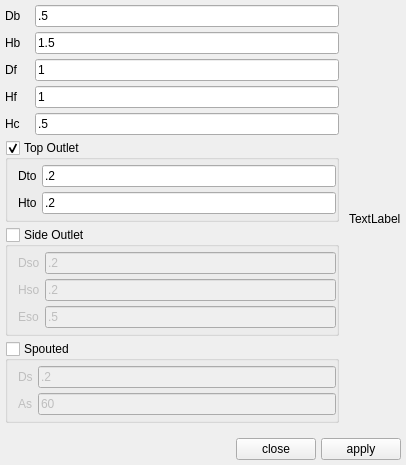
<?xml version="1.0" encoding="UTF-8"?>
<ui version="4.0">
 <class>Form</class>
 <widget class="QWidget" name="Form">
  <property name="geometry">
   <rect>
    <x>0</x>
    <y>0</y>
    <width>406</width>
    <height>412</height>
   </rect>
  </property>
  <property name="windowTitle">
   <string>Form</string>
  </property>
  <layout class="QGridLayout" name="gridLayout">
   <property name="horizontalSpacing">
    <number>10</number>
   </property>
   <property name="verticalSpacing">
    <number>5</number>
   </property>
   <property name="margin">
    <number>5</number>
   </property>
   <item row="0" column="0">
    <widget class="QLabel" name="label_2">
     <property name="text">
      <string>Db</string>
     </property>
    </widget>
   </item>
   <item row="3" column="0">
    <widget class="QLabel" name="label_4">
     <property name="text">
      <string>Hf</string>
     </property>
    </widget>
   </item>
   <item row="1" column="0">
    <widget class="QLabel" name="label_3">
     <property name="text">
      <string>Hb</string>
     </property>
    </widget>
   </item>
   <item row="2" column="0">
    <widget class="QLabel" name="label">
     <property name="text">
      <string>Df</string>
     </property>
    </widget>
   </item>
   <item row="5" column="0" colspan="2">
    <widget class="QGroupBox" name="groupbox_to">
     <property name="title">
      <string>Top Outlet</string>
     </property>
     <property name="flat">
      <bool>true</bool>
     </property>
     <property name="checkable">
      <bool>true</bool>
     </property>
     <layout class="QGridLayout" name="gridLayout_2">
      <property name="leftMargin">
       <number>10</number>
      </property>
      <property name="topMargin">
       <number>5</number>
      </property>
      <property name="rightMargin">
       <number>0</number>
      </property>
      <property name="bottomMargin">
       <number>5</number>
      </property>
      <property name="spacing">
       <number>5</number>
      </property>
      <item row="1" column="1">
       <widget class="QLineEdit" name="lineedit_hto">
        <property name="text">
         <string>.2</string>
        </property>
       </widget>
      </item>
      <item row="1" column="0">
       <widget class="QLabel" name="label_6">
        <property name="text">
         <string>Hto</string>
        </property>
       </widget>
      </item>
      <item row="0" column="0">
       <widget class="QLabel" name="label_7">
        <property name="text">
         <string>Dto</string>
        </property>
       </widget>
      </item>
      <item row="0" column="1">
       <widget class="QLineEdit" name="lineedit_dto">
        <property name="text">
         <string>.2</string>
        </property>
       </widget>
      </item>
     </layout>
    </widget>
   </item>
   <item row="2" column="1">
    <widget class="QLineEdit" name="lineedit_df">
     <property name="text">
      <string>1</string>
     </property>
    </widget>
   </item>
   <item row="0" column="1">
    <widget class="QLineEdit" name="lineedit_db">
     <property name="text">
      <string>.5</string>
     </property>
    </widget>
   </item>
   <item row="10" column="0" colspan="5">
    <widget class="QWidget" name="widget" native="true">
     <layout class="QHBoxLayout" name="horizontalLayout">
      <property name="spacing">
       <number>5</number>
      </property>
      <property name="margin">
       <number>0</number>
      </property>
      <item>
       <spacer name="horizontalSpacer">
        <property name="orientation">
         <enum>Qt::Horizontal</enum>
        </property>
        <property name="sizeHint" stdset="0">
         <size>
          <width>40</width>
          <height>20</height>
         </size>
        </property>
       </spacer>
      </item>
      <item>
       <widget class="QPushButton" name="pushbutton_close">
        <property name="text">
         <string>close</string>
        </property>
       </widget>
      </item>
      <item>
       <widget class="QPushButton" name="pushbutton_apply">
        <property name="text">
         <string>apply</string>
        </property>
       </widget>
      </item>
     </layout>
    </widget>
   </item>
   <item row="4" column="0">
    <widget class="QLabel" name="label_5">
     <property name="text">
      <string>Hc</string>
     </property>
    </widget>
   </item>
   <item row="6" column="0" colspan="2">
    <widget class="QGroupBox" name="groupbox_so">
     <property name="title">
      <string>Side Outlet</string>
     </property>
     <property name="flat">
      <bool>true</bool>
     </property>
     <property name="checkable">
      <bool>true</bool>
     </property>
     <property name="checked">
      <bool>false</bool>
     </property>
     <layout class="QGridLayout" name="gridLayout_4">
      <property name="leftMargin">
       <number>10</number>
      </property>
      <property name="topMargin">
       <number>5</number>
      </property>
      <property name="rightMargin">
       <number>0</number>
      </property>
      <property name="bottomMargin">
       <number>5</number>
      </property>
      <property name="spacing">
       <number>5</number>
      </property>
      <item row="1" column="0">
       <widget class="QLabel" name="label_11">
        <property name="text">
         <string>Hso</string>
        </property>
       </widget>
      </item>
      <item row="0" column="0">
       <widget class="QLabel" name="label_10">
        <property name="text">
         <string>Dso</string>
        </property>
       </widget>
      </item>
      <item row="1" column="1">
       <widget class="QLineEdit" name="lineedit_hso">
        <property name="text">
         <string>.2</string>
        </property>
       </widget>
      </item>
      <item row="0" column="1">
       <widget class="QLineEdit" name="lineedit_dso">
        <property name="text">
         <string>.2</string>
        </property>
       </widget>
      </item>
      <item row="2" column="0">
       <widget class="QLabel" name="label_12">
        <property name="text">
         <string>Eso</string>
        </property>
       </widget>
      </item>
      <item row="2" column="1">
       <widget class="QLineEdit" name="lineedit_eso">
        <property name="text">
         <string>.5</string>
        </property>
       </widget>
      </item>
     </layout>
    </widget>
   </item>
   <item row="4" column="1">
    <widget class="QLineEdit" name="lineedit_hc">
     <property name="text">
      <string>.5</string>
     </property>
    </widget>
   </item>
   <item row="1" column="1">
    <widget class="QLineEdit" name="lineedit_hb">
     <property name="text">
      <string>1.5</string>
     </property>
    </widget>
   </item>
   <item row="7" column="0" colspan="2">
    <widget class="QGroupBox" name="groupbox_spouted">
     <property name="title">
      <string>Spouted</string>
     </property>
     <property name="flat">
      <bool>true</bool>
     </property>
     <property name="checkable">
      <bool>true</bool>
     </property>
     <property name="checked">
      <bool>false</bool>
     </property>
     <layout class="QGridLayout" name="gridLayout_3">
      <property name="leftMargin">
       <number>10</number>
      </property>
      <property name="topMargin">
       <number>5</number>
      </property>
      <property name="rightMargin">
       <number>0</number>
      </property>
      <property name="bottomMargin">
       <number>5</number>
      </property>
      <property name="spacing">
       <number>5</number>
      </property>
      <item row="0" column="0">
       <widget class="QLabel" name="label_8">
        <property name="text">
         <string>Ds</string>
        </property>
       </widget>
      </item>
      <item row="1" column="0">
       <widget class="QLabel" name="label_9">
        <property name="text">
         <string>As</string>
        </property>
       </widget>
      </item>
      <item row="0" column="1">
       <widget class="QLineEdit" name="lineedit_ds">
        <property name="text">
         <string>.2</string>
        </property>
       </widget>
      </item>
      <item row="1" column="1">
       <widget class="QLineEdit" name="lineedit_as">
        <property name="text">
         <string>60</string>
        </property>
       </widget>
      </item>
     </layout>
    </widget>
   </item>
   <item row="3" column="1">
    <widget class="QLineEdit" name="lineedit_hf">
     <property name="text">
      <string>1</string>
     </property>
    </widget>
   </item>
   <item row="9" column="0">
    <spacer name="verticalSpacer">
     <property name="orientation">
      <enum>Qt::Vertical</enum>
     </property>
     <property name="sizeHint" stdset="0">
      <size>
       <width>20</width>
       <height>40</height>
      </size>
     </property>
    </spacer>
   </item>
   <item row="0" column="2" rowspan="10" colspan="3">
    <widget class="QLabel" name="label_image">
     <property name="text">
      <string>TextLabel</string>
     </property>
    </widget>
   </item>
  </layout>
 </widget>
 <tabstops>
  <tabstop>lineedit_db</tabstop>
  <tabstop>lineedit_hb</tabstop>
  <tabstop>lineedit_df</tabstop>
  <tabstop>lineedit_hf</tabstop>
  <tabstop>lineedit_hc</tabstop>
  <tabstop>groupbox_to</tabstop>
  <tabstop>lineedit_dto</tabstop>
  <tabstop>lineedit_hto</tabstop>
  <tabstop>groupbox_so</tabstop>
  <tabstop>lineedit_dso</tabstop>
  <tabstop>lineedit_hso</tabstop>
  <tabstop>lineedit_eso</tabstop>
  <tabstop>groupbox_spouted</tabstop>
  <tabstop>lineedit_ds</tabstop>
  <tabstop>lineedit_as</tabstop>
  <tabstop>pushbutton_close</tabstop>
  <tabstop>pushbutton_apply</tabstop>
 </tabstops>
 <resources/>
 <connections/>
</ui>
